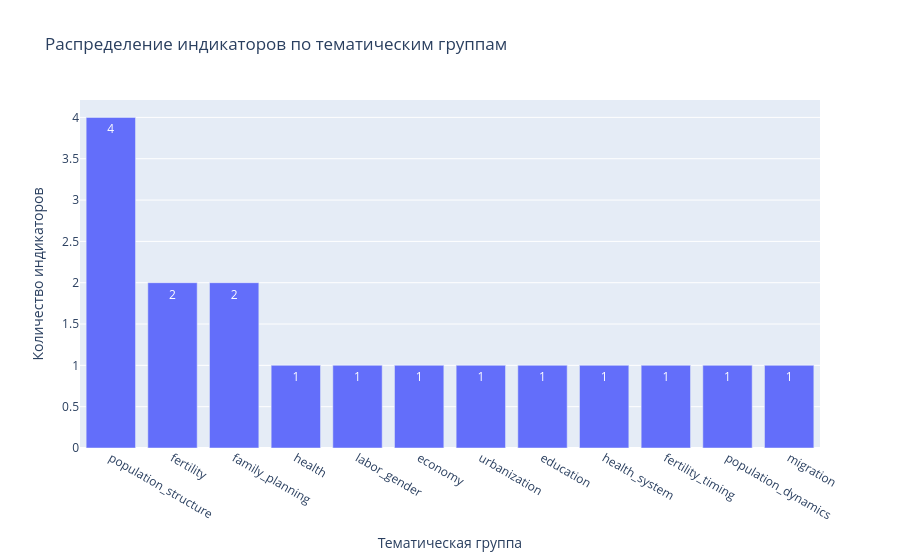

Here is the notebook cell this chart was saved with:
### Code cell
fig = px.bar(
    theme_counts,
    x="theme_group",
    y="n_indicators",
    title="Распределение индикаторов по тематическим группам",
    text="n_indicators"
)
fig.update_layout(xaxis_title="Тематическая группа", yaxis_title="Количество индикаторов")
fig.show()

### Figure 1 — Plotly figure (JSON) as saved in the notebook; plotly's stock layout.template omitted (floating-point values rounded to 4 significant figures)
{"data": [{"hovertemplate": "theme_group=%{x}<br>n_indicators=%{text}<extra></extra>", "legendgroup": "", "marker": {"color": "#636efa", "pattern": {"shape": ""}}, "name": "", "orientation": "v", "showlegend": false, "text": [4.0, 2.0, 2.0, 1.0, 1.0, 1.0, 1.0, 1.0, 1.0, 1.0, 1.0, 1.0], "textposition": "auto", "type": "bar", "x": ["population_structure", "fertility", "family_planning", "health", "labor_gender", "economy", "urbanization", "education", "health_system", "fertility_timing", "population_dynamics", "migration"], "xaxis": "x", "y": [4, 2, 2, 1, 1, 1, 1, 1, 1, 1, 1, 1], "yaxis": "y"}], "layout": {"barmode": "relative", "legend": {"tracegroupgap": 0}, "title": {"text": "Распределение индикаторов по тематическим группам"}, "xaxis": {"anchor": "y", "domain": [0, 1], "title": {"text": "Тематическая группа"}}, "yaxis": {"anchor": "x", "domain": [0, 1], "title": {"text": "Количество индикаторов"}}}}
